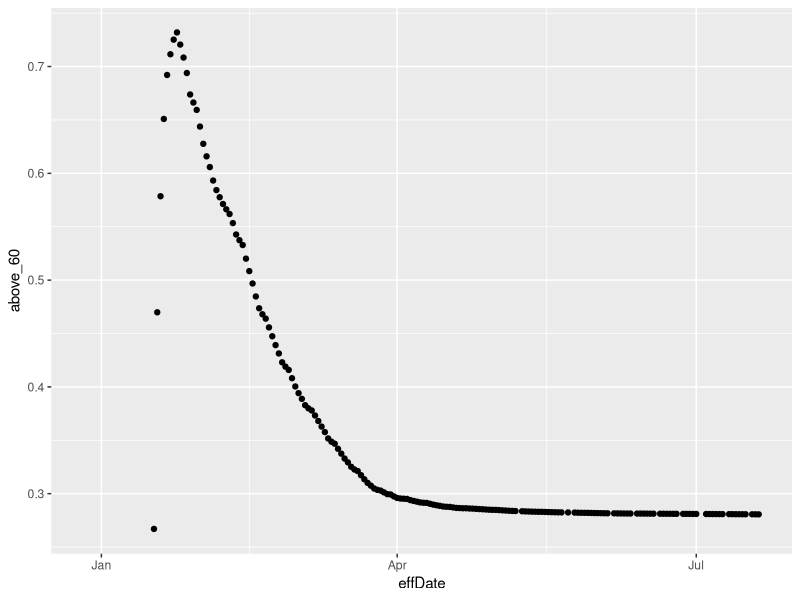
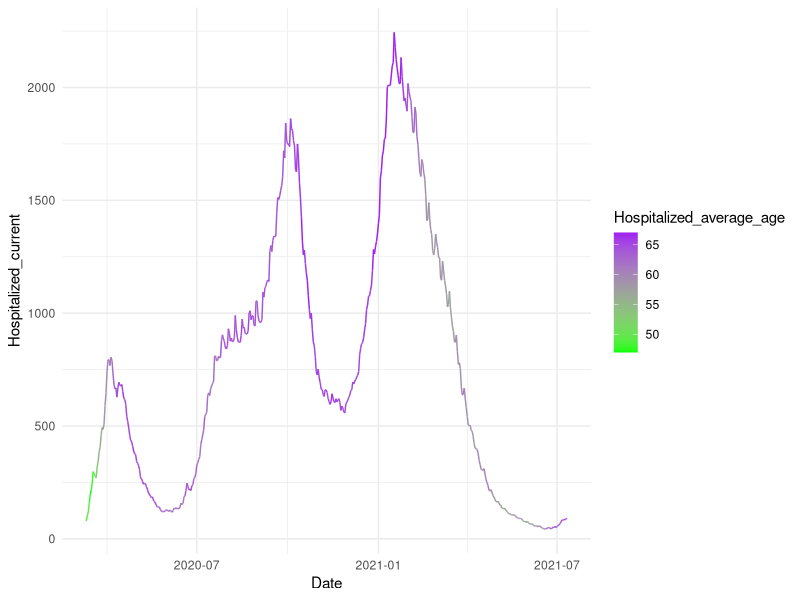
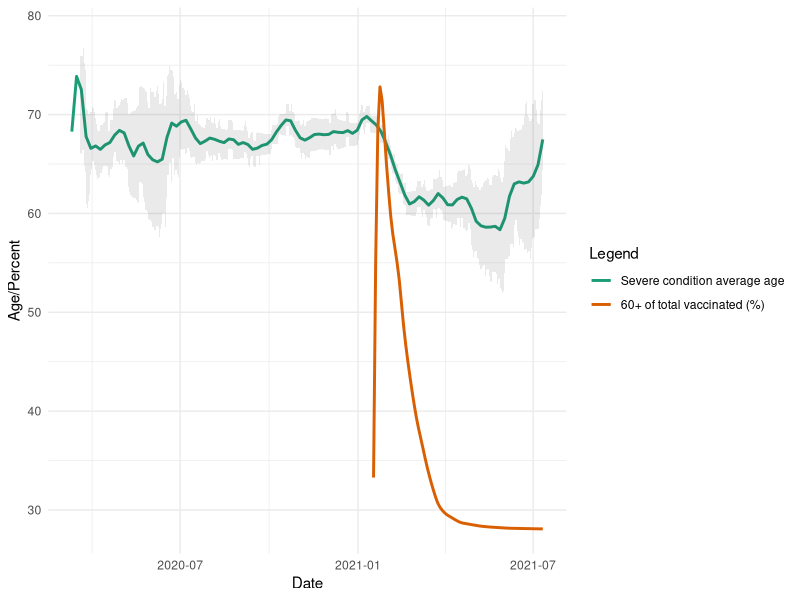

Here is the R script that generated these plots, in order:
## ---- chunk 1
library(tidyverse)
library(RColorBrewer)
vaxfull <- read_csv("vaccinated-per-day-2021-07-13.csv", na = "<15")
vaxfull[is.na(vaxfull)] <- 7.5

# Group by age group and compute cumsum
vaxfull <- vaxfull %>% group_by(age_group) %>% mutate(cum_second_dose = cumsum(second_dose)) %>% ungroup()

# Shift the date to one week after second dose
vaxfull <- vaxfull %>% mutate(effDate = VaccinationDate + 7)

# Pivot to longer with age group as columns, effDate as index and cum_second_dose as values
prots <- pivot_wider(vaxfull, id_cols = effDate, names_from = age_group, values_from = cum_second_dose)
prots <- mutate(prots, above_60 = (`60-69`+`70-79`+`80-89`+`90+`) / (`20-29`+`30-39`+`40-49`+`50-59`+`60-69`+`70-79`+`80-89`+`90+`))
ggplot(prots, aes(effDate, above_60)) + geom_point()
## ---- chunk 2
library(readxl)
hosp_data <- read_excel("corona_hospitalization_ver_00312.xlsx", col_names = c("Date", "Hospitalized_current", "Hospitalized_Female_perc", "Hospitalized_average_age", "Hospitalized_SD_age", "Ventilated_current", "Ventilated_Female_perc", "Ventilated_average_age", "Ventilated_SD_age", "Good_condition_current", "Good_condition_Female_perc", "Good_condition_average_age", "Good_condition_SD_age", "Fair_condition_current", "Fair_condition_Female_perc", "Fair_condition_average_age", "Fair_condition_SD_age", "Severe_condition_current", "Severe_condition_Female_perc", "Severe_condition_average_age", "Severe_condition_SD_age", "Severe_condition_total"), skip = 1, na = "<15")

hosp_data$Date <- as.Date(hosp_data$Date)
hosp_data <- mutate(hosp_data, new_severe = Severe_condition_total - lag(Severe_condition_total, 1))
# Plot the trend
ggplot(hosp_data, aes(Date, Hospitalized_current, color = Hospitalized_average_age)) + geom_line() + theme_minimal() +scale_color_gradient(low="green", high="purple")

# Plot the average age and the percentage of people above 60 vaccinated out of total population over 20
hosp_data <- left_join(hosp_data, select(prots, effDate, above_60), by = c("Date"="effDate"))
hosp_data <- mutate(hosp_data, 
                    severe_age_upper = Severe_condition_average_age + (Severe_condition_SD_age/sqrt(Severe_condition_current))*1.962,
                    severe_age_lower = Severe_condition_average_age - (Severe_condition_SD_age/sqrt(Severe_condition_current))*1.962,
                    )
pal <- RColorBrewer::brewer.pal(2, name = "Dark2")
ggplot(hosp_data, aes(Date, Severe_condition_average_age, ymax=severe_age_upper, ymin=severe_age_lower)) + geom_smooth(aes(color=pal[1]), size=1, method = "loess", se = F, n=100, span=0.05) + geom_ribbon(alpha=0.1) + geom_smooth(aes(y=above_60*100, color = pal[2]), size=1, method="loess", span=0.1, se=F) + ylab("Age/Percent") + scale_color_manual(name = "Legend", values = pal[1:2], labels=c("Severe condition average age", "60+ of total vaccinated (%)")) + theme_minimal()
